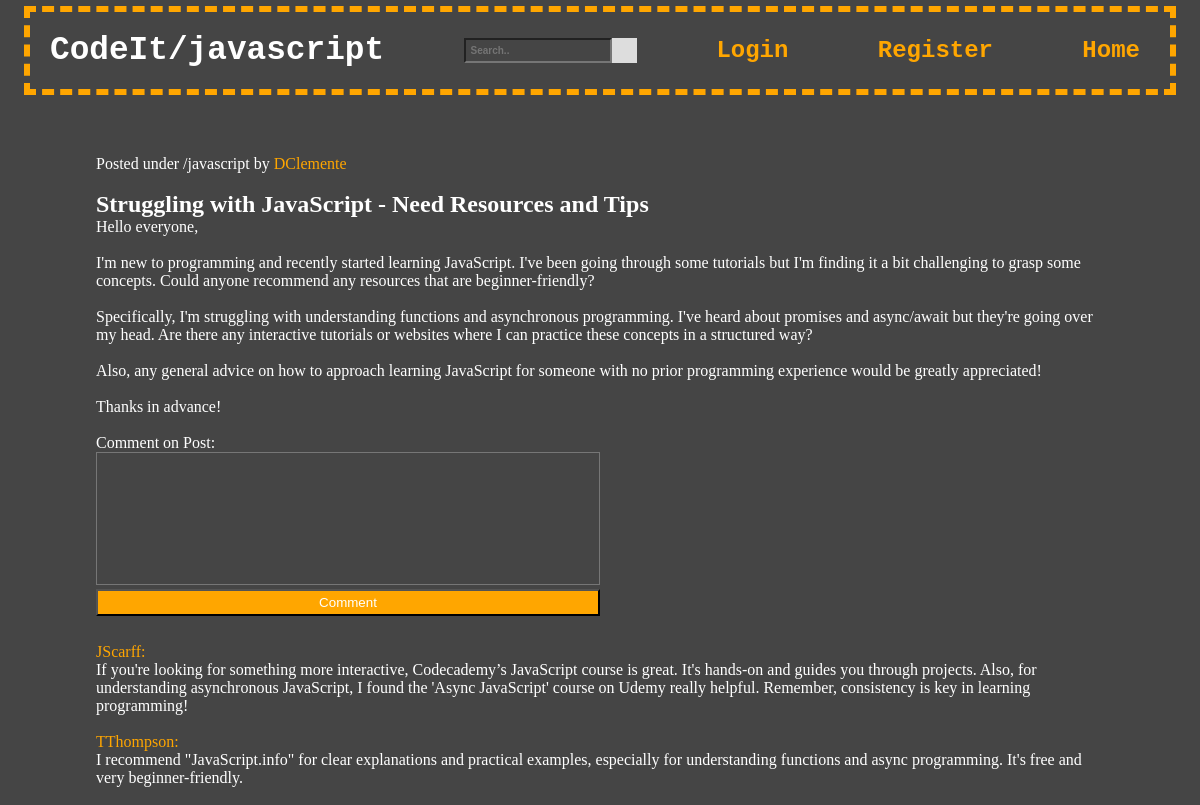
The app's page /post?post_id=2 with its own data.
### tables this page shows
CREATE TABLE ForumPost(
        PostId INTEGER PRIMARY KEY NOT NULL,
        PostedBy TEXT NOT NULL,
        PostTitle TEXT NOT NULL,
        PostContent TEXT NOT NULL,
        PostSubForum TEXT NOT NULL,
        Upvotes INTEGER NOT NULL,
        Downvotes INTEGER NOT NULL
    );

### run.py (the view)
@app.route("/post")
def post():
    id = request.args.get('post_id')
    con = sql.connect("ForumPosts.db")
    con.row_factory = sql.Row
    cur = con.cursor()
    sql_select_query = """select * from ForumPost WHERE\
        PostId = ?"""
    cur.execute(sql_select_query, (id,))
    post = cur.fetchone()
    con.close()
    postDict = None
    if post:
        postDict = {
            "postId": post[0],
            "postedBy": post[1],
            "title": post[2],
            "content": post[3],
            "subforum": post[4]
        }
    con = sql.connect("PostComments.db")
    con.row_factory = sql.Row
    cur = con.cursor()
    sql_select_query = """select * from PostComment where\
        PostId = ?"""
    cur.execute(sql_select_query, (id,))
    comments = cur.fetchall()
    print(comments)
    con.close()
    return render_template('post.html',
            postDict = postDict, comments=comments )

### templates/post.html (shortened to what this page needs)
<!DOCTYPE html>
<html lang="en">
<head>
    <link href="../static/css/post.css" rel="stylesheet">
</head>
<body>
    <nav class="nav-bar">
        <div class="forum-logo">
          <h3>CodeIt/{{postDict['subforum']}}</h3>
        </div>
        <div class="search-container">
          <form action="/index">
            <input type="text" placeholder="Search.." name="search">
            <button type="submit"></button>
          </form>
        </div>
        {% if not session['logged_in'] %}
          <a href="/login-clicked">Login</a>
          <a href="/register">Register</a>
        {% endif %}
        <a href="/index">Home</a>
    </nav>
    <div class="post-container">
      <header>
        <p>Posted under /{{postDict["subforum"]}} by <a href="{{url_for('profile', posted_by=postDict['postedBy'])}}">{{postDict["postedBy"]}}</a> </p> <br />
        <h2>{{postDict["title"]}}</h2>
      </header>
      <article>
        <p>{{postDict["content"]|safe}}</p> <br />
      </article>
      <footer>
        <p>Comment on Post:
          </p>
        <div class="comment-input-container">
          <form action="{{ url_for('comment_submit', post_id=postDict['postId']) }}" method="post">
            <textarea class="comment-input" name="comment-content"></textarea>
            <input class="button" type="submit" value="Comment" />
          </form>
        </div>
        <br/>
        <br/>
        <br/>
        {% for comment in comments %}
            <a href="{{url_for('profile', posted_by=comment['CommentedBy'])}}">{{comment["CommentedBy"]}}:</a>
            <p>{{ comment["CommentContent"]|safe }}</p> <br/>
        {% endfor %}
      </footer>
    </div>
</body>
</html>

### static/css/post.css (style rules this page uses)
* { margin: 0; padding: 0; background-color: rgb(69, 69, 69); }
.nav-bar { background-color: rgb(69, 69, 69); color: #fff; font-family: "Courier New", "Lucida Console", Monaco, Consolas, monospace; display: flex; flex-wrap: wrap; justify-content: space-between; align-items: center; margin-top: 0.5%; margin-bottom: 5%; margin-right: 2%; margin-left: 2%; padding: 20px; border: 0.75ex dashed hsl(39, 100%, 50%); }
.forum-logo { font-size: 28px; display: flex; align-items: center; }
.nav-bar .search-container { border: none; }
.nav-bar input[type=text] { font-size: 10px; font-weight: bold; padding: 5px; }
.nav-bar .search-container button { float: right; padding: 12.75px; background: #ddd; font-size: 10px; border: none; cursor: pointer; }
nav a { font-size: 24px; margin-right: 10px; color: hsl(39, 100%, 50%); font-weight: bold; }
a:link { text-decoration: none; }
.post-container { color: #fff; margin-right: 8%; margin-left: 8%; }
header a, footer a { color: hsl(39, 100%, 50%); }
.comment-input { width: 50%; height: 10em; box-sizing: border-box; resize: none; color: #fff; }
.button { height: 2em; width: 50%; margin-right: 50%; background-color:hsl(39, 100%, 50%); color: #fff; float: right; }

### records on screen
ForumPost: subforum "javascript", postedBy "DClemente", title "Struggling with JavaScript - Need Resources and Tips", content "Hello everyone, I'm new to programming and recently started learning JavaScript. I've been going through some tutorials but I'm finding it a bit challenging to grasp some concepts. Could anyone recommend any resources that are beginner-friendly? Specifically, I'm struggling with understanding functions and asynchronous programming. I've heard about promises and async/await but they're going over my head. Are there any interactive tutorials or websites where I can practice these concepts in a structured way? Also, any general advice on how to approach learning JavaScript for someone with no prior programming experience would be greatly appreciated! Thanks in advance!"

### other values on screen
{{ comment["CommentedBy"] }} "JScarff" "TThompson"
{{ comment["CommentContent"]|safe }} "I recommend \"JavaScript.info\" for clear explanations and practical examples, especially for understanding functions and async programming. It's free and very beginner-friendly."
